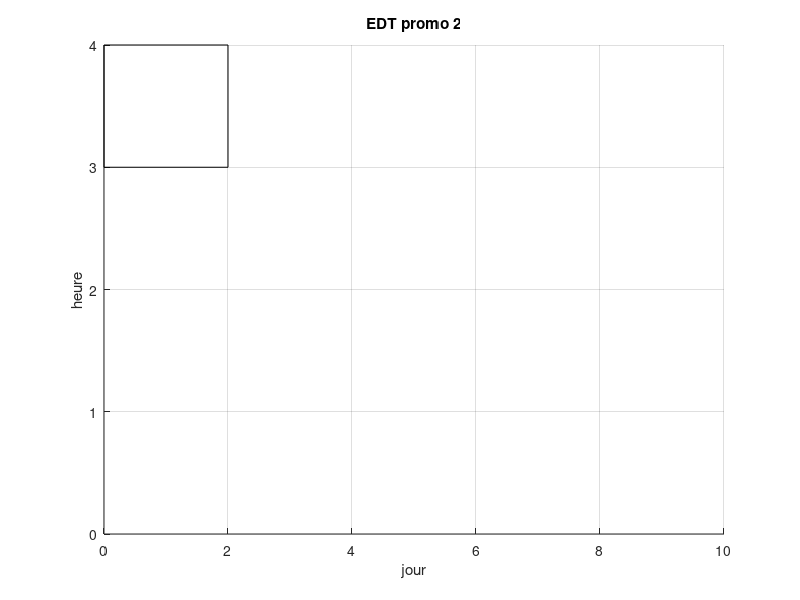

Write the MATLAB code that produced this figure. (Note: this script raises an error after producing the figure.)
%PROMO 2
% x est la solution optimale
% 5 jours par semaine et 4 créneaux par jour
% on représente un créneau par un rectangle de 1 sur 2
% L'emploi du temps est contenu dans le rectangle ([0;0], [0,10],
% [4,10],[4,0])
% 

% On définit la fenêtre
    j=0:10;
    h=0:4;
    grid('on');
    axis([0 10 0 4]);
    
    set(gca,'Xtick',0:2:10);  set(gca,'Ytick',0:1:5);  
    title('EDT promo 2');
    xlabel('jour'); ylabel('heure');

    %On définit les créneaux sous forme de rectangle (blanc par défaut, en
    %couleur si occupé)
    %creneau = zeros(5,4);
    for i= 1:5
        for j= 1:4
          creneau(i,j) = rectangle ('Position',[2*(i-1) 4-j 2 1]);
          creneau(i,j).FaceColor='white';
        end
    end
    
    for i=1:5
        for j=1:4
            if Promo2(j,i) == 1
                creneau(i,j).FaceColor='blue';
                text(2*(i-1)+0.2, 4-j+0.5, 'Young Anglais');
            end
            if Promo2(j,i) == 2
                creneau(i,j).FaceColor='yellow';
                text(2*(i-1)+0.1, 4-j+0.5, 'Proton Physique');
            end
            if Promo2(j,i) == 3
                creneau(i,j).FaceColor='red';
                text(2*(i-1)+0.2, 4-j+0.5, 'Droite Maths');
            end
            if Promo2(j,i) == 4
                creneau(i,j).FaceColor='magenta';
                text(2*(i-1)+0.2, 4-j+0.5, 'Ellips Maths');
            end
            if Promo2(j,i) == 5
                creneau(i,j).FaceColor='green';
                text(2*(i-1)+0.2, 4-j+0.5, 'Pascal Info');
            end
            if Promo2(j,i) == 6
                creneau(i,j).FaceColor='cyan';
                text(2*(i-1)+0.2, 4-j+0.5, 'Ada Info');
            end
            if Promo2(j,i) == 7
                creneau(i,j).FaceColor=[0.5 0.2 0.75];
                text(2*(i-1)+0.2, 4-j+0.5, 'Gazelle Sport');
            end
            if Promo2(j,i) == 8
                creneau(i,j).FaceColor=[1 0.7 0];
                text(2*(i-1)+0.2, 4-j+0.5, 'Bigceps Sport');
            end
        end
    end
    
        
    